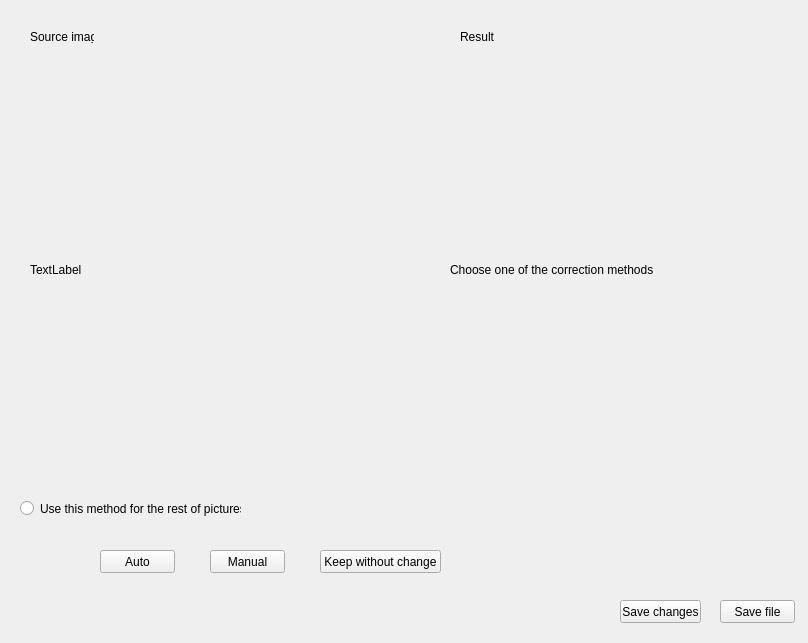
<?xml version="1.0" encoding="UTF-8"?>
<ui version="4.0">
 <class>PerspectiveCorrectionWindow</class>
 <widget class="QWidget" name="PerspectiveCorrectionWindow">
  <property name="geometry">
   <rect>
    <x>0</x>
    <y>0</y>
    <width>808</width>
    <height>643</height>
   </rect>
  </property>
  <property name="windowTitle">
   <string>Perspective Correction</string>
  </property>
  <widget class="QPushButton" name="AutomaticButton">
   <property name="geometry">
    <rect>
     <x>100</x>
     <y>550</y>
     <width>75</width>
     <height>23</height>
    </rect>
   </property>
   <property name="text">
    <string>Auto</string>
   </property>
  </widget>
  <widget class="QPushButton" name="ManualButton">
   <property name="geometry">
    <rect>
     <x>210</x>
     <y>550</y>
     <width>75</width>
     <height>23</height>
    </rect>
   </property>
   <property name="text">
    <string>Manual</string>
   </property>
  </widget>
  <widget class="QRadioButton" name="radioButton">
   <property name="geometry">
    <rect>
     <x>20</x>
     <y>500</y>
     <width>221</width>
     <height>17</height>
    </rect>
   </property>
   <property name="text">
    <string>Use this method for the rest of pictures</string>
   </property>
  </widget>
  <widget class="QLabel" name="label_3">
   <property name="geometry">
    <rect>
     <x>460</x>
     <y>30</y>
     <width>47</width>
     <height>13</height>
    </rect>
   </property>
   <property name="text">
    <string>Result</string>
   </property>
  </widget>
  <widget class="QLabel" name="label_4">
   <property name="geometry">
    <rect>
     <x>30</x>
     <y>30</y>
     <width>64</width>
     <height>13</height>
    </rect>
   </property>
   <property name="text">
    <string>Source image</string>
   </property>
  </widget>
  <widget class="QPushButton" name="SaveFileButton">
   <property name="geometry">
    <rect>
     <x>720</x>
     <y>600</y>
     <width>75</width>
     <height>23</height>
    </rect>
   </property>
   <property name="text">
    <string>Save file</string>
   </property>
  </widget>
  <widget class="QLabel" name="label">
   <property name="geometry">
    <rect>
     <x>30</x>
     <y>70</y>
     <width>300</width>
     <height>400</height>
    </rect>
   </property>
   <property name="text">
    <string>TextLabel</string>
   </property>
  </widget>
  <widget class="QLabel" name="label_2">
   <property name="geometry">
    <rect>
     <x>450</x>
     <y>70</y>
     <width>300</width>
     <height>400</height>
    </rect>
   </property>
   <property name="text">
    <string>Choose one of the correction methods</string>
   </property>
  </widget>
  <widget class="QPushButton" name="DontChangeButton">
   <property name="geometry">
    <rect>
     <x>320</x>
     <y>550</y>
     <width>121</width>
     <height>23</height>
    </rect>
   </property>
   <property name="text">
    <string>Keep without change</string>
   </property>
  </widget>
  <widget class="QPushButton" name="SaveButton">
   <property name="geometry">
    <rect>
     <x>620</x>
     <y>600</y>
     <width>81</width>
     <height>23</height>
    </rect>
   </property>
   <property name="text">
    <string>Save changes</string>
   </property>
  </widget>
 </widget>
 <layoutdefault spacing="6" margin="11"/>
 <resources/>
 <connections/>
</ui>
